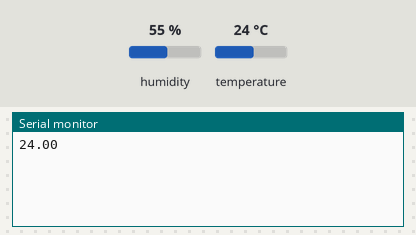
This sketch was run on a simulated ESP32. Parts: the last lines printed to the serial monitor. Inputs (shaded band) come from the test bench; at power-on: temperature 24 °C, humidity 55 %. WiFi joins after 1.5 s; servers stay silent unless stated.

Above: at 2.9 s.
3.0 s: temperature set to 12 °C
At 6.8 s:
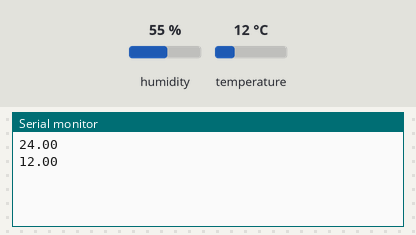
8.0 s: temperature set to 19 °C
At 11.0 s:
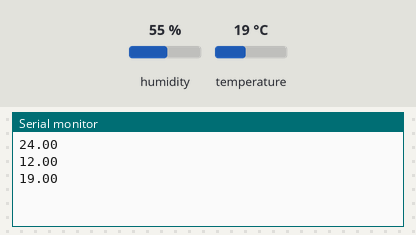
Timing chart, 0 to 12.5 s (numbered marks = the images above; inputs shaded):
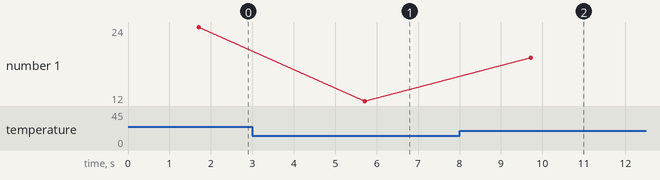

The sketch:

sara2.ino
```cpp
#include <Arduino.h>
#include <DHTesp.h>
#include <Ticker.h>
#include <SPI.h>
#include <WiFi.h>
#include "WiFiClient.h"
#include <SimpleTimer.h>
WiFiClient client;
#define DHTPIN 4         // Digital pin 4
//int dhtPin =4
#define DHTTYPE DHT22    // DHT 22
DHTesp dhtsnsor1;

//SimpleTimer timer;
char ssid[] = "ORAHA";       //Enter your WIFI Name
char pass[] = "AAssDDff";  //Enter your WIFI Password
const uint16_t port = 5050;
const char * host = "192.168.1.4";

void tempTask(void *pvParameters);
bool getTemperature();
void triggerGetTemp();

/** Task handle for the light value read task */
TaskHandle_t tempTaskHandle = NULL;
/** Ticker for temperature reading */
Ticker tempTicker;
/** Comfort profile */
ComfortState cf;
/** Flag if task should run */
bool tasksEnabled = false;


bool initTemp() {
  byte resultValue = 0;
  // Initialize temperature sensor
  dhtsnsor1.setup(DHTPIN, DHTesp::DHT22);
   //client.println("DHT initiated");
// Start task to get temperature
  xTaskCreatePinnedToCore(tempTask,"tempTask ", 4000,NULL,5,&tempTaskHandle, 1);
  if (tempTaskHandle == NULL) {
    client.println("Failed to start task for temperature update");
    return false;
  } else {
    // Start update of environment data every 20 seconds
    tempTicker.attach(4, triggerGetTemp);
  }
  return true;
}
void triggerGetTemp() {
  if (tempTaskHandle != NULL) {
     xTaskResumeFromISR(tempTaskHandle);
  }}
  void tempTask(void *pvParameters){
  //client.println("tempTask loop started");
  while (1) // tempTask loop
  {
    if (tasksEnabled) {
      // Get temperature values
      getTemperature();
    }
    // Got sleep again
    vTaskSuspend(NULL);
  }
}
bool getTemperature() {
  // Reading temperature for humidity takes about 250 milliseconds!
  TempAndHumidity newValues = dhtsnsor1.getTempAndHumidity();
  // Check if any reads failed and exit early (to try again).
  if (dhtsnsor1.getStatus() != 0) {
    //client.println("DHT11 error status: " + String(dhtsnsor1.getStatusString()));
    return false;
  }

  float heatIndex = dhtsnsor1.computeHeatIndex(newValues.temperature, newValues.humidity);
  float dewPoint = dhtsnsor1.computeDewPoint(newValues.temperature, newValues.humidity);
  //float cr = dhtsnsor1.getComfortRatio(cf, newValues.temperature, newValues.humidity);


  client.println( String(newValues.temperature));
  Serial.println( String(newValues.temperature));
 //Serial.println(" T:" + String(newValues.temperature) + " H:" + String(newValues.humidity) + " I:" + String(heatIndex) + " D:" + String(dewPoint) + " " + comfortStatus);

  return true;
}


void setup(){

  Serial.begin(9600);
  WiFi.begin(ssid, pass);
  while (WiFi.status() != WL_CONNECTED) {
    delay(500);
    //client.println("...");
  }
 // client.print("WiFi connected with IP: ");
  //client.println(WiFi.localIP());

  if (!client.connect(host, port)) {

        //client.println("Connection to host failed");

        delay(100);
        return;
  }

  //client.println("Connected to server successful!");
  //client.print("Hello from ESP32!");
  initTemp();

  // Signal end of setup() to tasks
  tasksEnabled = true;


  if (!tasksEnabled) {
    // Wait 2 seconds to let system settle down
    //delay(2000);
    // Enable task that will read values from the DHT sensor
    tasksEnabled = true;
    if (tempTaskHandle != NULL) {
      vTaskResume(tempTaskHandle);
    }
  }
  yield();


  //client.println("reading...");


}

void loop()
{
}
```

Measured:
- after the input at 3.0 s, the serial monitor: prints a new line after 2.7 s (image 1)
- after the input at 8.0 s, the serial monitor: prints a new line after 1.7 s (image 2)
- plotted number 1: 24 → 12 after the input at 3.0 s, 12 → 19 after the input at 8.0 s
